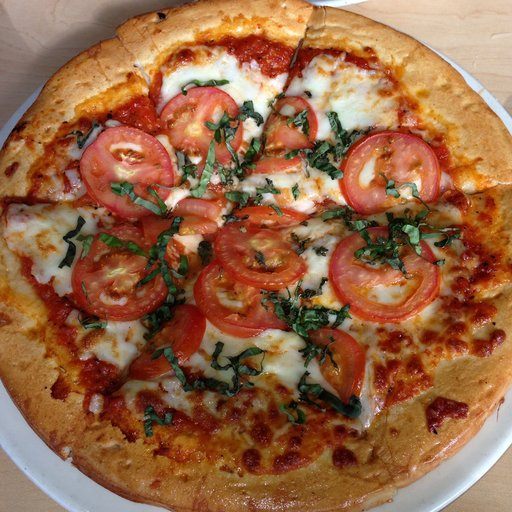
#> input picture Practica 5/images/texturesimages/pizza/3678290.jpg, 512 x 512 px; its folder holds 4 pictures in this run
$ jupyter execute --allow-errors P5_RomeroJordi_BonetJordi.ipynb   (shell and % lines are left out)
#> lines starting #> are read from the running program, lines starting #| are printed output that depends on the picture
### Practica 5/LM_filters.py
'''
The Leung-Malik (LM) Filter Bank, implementation in python

T. Leung and J. Malik. Representing and recognizing the visual appearance of
materials using three-dimensional textons. International Journal of Computer
Vision, 43(1):29-44, June 2001.

Reference: http://www.robots.ox.ac.uk/~vgg/research/texclass/filters.html
'''

import numpy as np
import matplotlib.pyplot as plt

def gaussian1d(sigma, mean, x, ord):
    x = np.array(x)
    x_ = x - mean
    var = sigma**2

    # Gaussian Function
    g1 = (1/np.sqrt(2*np.pi*var))*(np.exp((-1*x_*x_)/(2*var)))

    if ord == 0:
        g = g1
        return g
    elif ord == 1:
        g = -g1*((x_)/(var))
        return g
    else:
        g = g1*(((x_*x_) - var)/(var**2))
        return g

def gaussian2d(sup, scales):
    var = scales * scales
    shape = (sup,sup)
    n,m = [(i - 1)/2 for i in shape]
    x,y = np.ogrid[-m:m+1,-n:n+1]
    g = (1/np.sqrt(2*np.pi*var))*np.exp( -(x*x + y*y) / (2*var) )
    return g

def log2d(sup, scales):
    var = scales * scales
    shape = (sup,sup)
    n,m = [(i - 1)/2 for i in shape]
    x,y = np.ogrid[-m:m+1,-n:n+1]
    g = (1/np.sqrt(2*np.pi*var))*np.exp( -(x*x + y*y) / (2*var) )
    h = g*((x*x + y*y) - var)/(var**2)
    return h

def makefilter(scale, phasex, phasey, pts, sup):

    gx = gaussian1d(3*scale, 0, pts[0,...], phasex)
    gy = gaussian1d(scale,   0, pts[1,...], phasey)

    image = gx*gy

    image = np.reshape(image,(sup,sup))
    return image

def makeLMfilters():
    sup     = 49
    scalex  = np.sqrt(2) * np.array([1,2,3])
    norient = 6
    nrotinv = 12

    nbar  = len(scalex)*norient
    nedge = len(scalex)*norient
    nf    = nbar+nedge+nrotinv
    F     = np.zeros([sup,sup,nf])
    hsup  = (sup - 1)/2

    x = [np.arange(-hsup,hsup+1)]
    y = [np.arange(-hsup,hsup+1)]

    [x,y] = np.meshgrid(x,y)

    orgpts = [x.flatten(), y.flatten()]
    orgpts = np.array(orgpts)

    count = 0
    for scale in range(len(scalex)):
        for orient in range(norient):
            angle = (np.pi * orient)/norient
            c = np.cos(angle)
            s = np.sin(angle)
            rotpts = [[c+0,-s+0],[s+0,c+0]]
            rotpts = np.array(rotpts)
            rotpts = np.dot(rotpts,orgpts)
            F[:,:,count] = makefilter(scalex[scale], 0, 1, rotpts, sup)
            F[:,:,count+nedge] = makefilter(scalex[scale], 0, 2, rotpts, sup)
            count = count + 1

    count = nbar+nedge
    scales = np.sqrt(2) * np.array([1,2,3,4])

    for i in range(len(scales)):
        F[:,:,count]   = gaussian2d(sup, scales[i])
        count = count + 1

    for i in range(len(scales)):
        F[:,:,count] = log2d(sup, scales[i])
        count = count + 1

    for i in range(len(scales)):
        F[:,:,count] = log2d(sup, 3*scales[i])
        count = count + 1

    return F

# Call the make filter function
F = makeLMfilters()
print("LM filters imported, the shape of the filter bank is: ", F.shape)

### Practica 5/P5_RomeroJordi_BonetJordi.ipynb
==============================================================================================
## Practicum 5: Image search using textures

==============================================================================================

The exercises of this notebook will show how we can perform image similarity search using:

- Gaussian filters
- Descriptors based on texture and color

#### Problem we want to solve
- Given a query image **$x$** and a set of images **$X$** we would like to retreive the most similar to **$x$** images from  **$X$**.

## Delivery

Up to **1 point out of 10** will be penalized if the following requirements are not fulfilled:

- Implemented code should be commented.

- The questions introduced in the exercises must be answered.

- Add title to the figures to explain what is displayed.

- Comments need to be in **english**.

- The deliverable must be a file named **P5_Student1_Student2.zip** that includes:
    - The notebook P5_Student1_Student2.ipynb completed with the solutions to the exercises and their corresponding comments.

**Deadline (Campus Virtual): December 8th, 23:00 h**

 The function should return a feature vector obtained by averaging each filter response on the image.

**Hint**: Note that since at this moment we are focusing on the texture, we will not use the color of the images.

## Looking at the images

[cell 1]

import time
import scipy
import numpy as np
import skimage
from skimage import filters
from skimage import io
import os
from skimage.transform import resize

import matplotlib.pyplot as plt
import warnings
warnings.filterwarnings('ignore')

[cell 2]
# Resize dimension 250 x 250
x = 250
y = 250

path = "./images/texturesimages/pizza/"
pizza_images = [resize(skimage.io.imread(path + f), (x, y)) for f in os.listdir(path)]
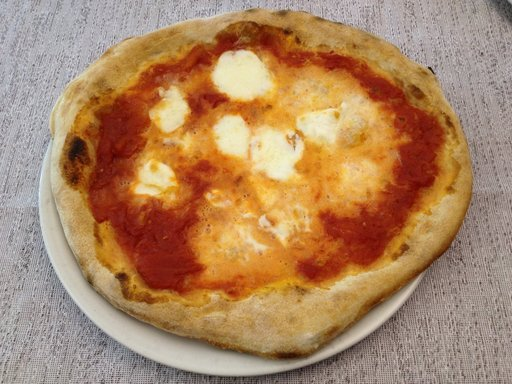
#> input picture Practica 5/images/texturesimages/pizza/3699992.jpg, 512 x 384 px
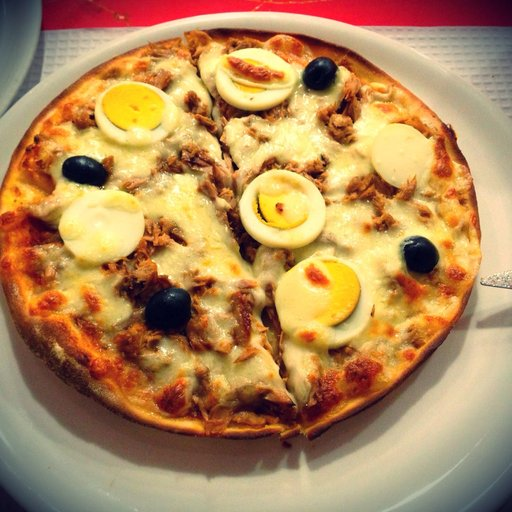
#> input picture Practica 5/images/texturesimages/pizza/3703769.jpg, 512 x 512 px
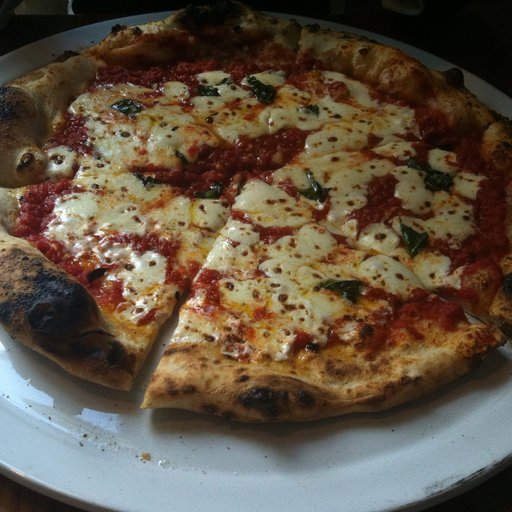
#> input picture Practica 5/images/texturesimages/pizza/3704879.jpg, 512 x 512 px
#> pizza_images = 4 items

path = "./images/texturesimages/fish_and_chips/"
#> (the rest of this cell did not finish here and is left out)

[cell 3]
fig, ax= plt.subplots(ncols=3, nrows=1, figsize=(20,30))

#> (the rest of this cell did not finish here and is left out)

#> (a cell that did not finish here is left out)

# Filter banks

We can apply a collection of multiple filters that we call a filter bank. Note that if we apply $D$ filters our feature vectors will be $D$ dimensional.

The following image shows a filter bank. In the filter bank we typically want filters to capture a combination of scales, orientations of different types of patterns. This particular filter bank is The Leung-Malik (LM) Filter Bank.

## Leung-Malik (LM) Filter Bank

[cell 5]
import LM_filters

[cell 6]
filter_bank = LM_filters.makeLMfilters()
filter_bank.shape

### Plotting all filters

[cell 7]
n_filters = filter_bank.shape[-1]

fig, ax = plt.subplots(ncols=12, nrows=4, figsize=(15,3))

k = 0
for i in range(4):
    for j in range(12):
        ax[i,j].imshow(filter_bank[:,:,k], cmap = 'gray')
        ax[i,j].axis("off")
        k = k + 1
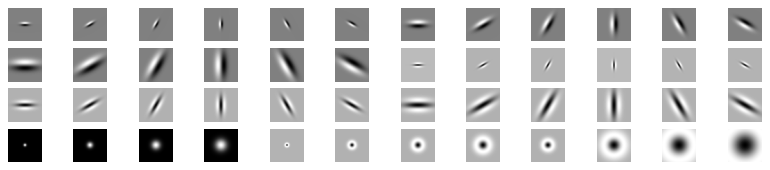
#> figure drawn by matplotlib, 48 panels

## Exercise 5.1 Plot the convolved image by some of the filters

Make a function `visualize_features(im,  filter_bank, n_filters=5)` that recieves the `filter_bank`, an image `im` and an integer `n_filters`.

The function  must make a plot of two rows containing in the first row, in position $k$, the image convolved by filter $k$. In the second row, in position $k$, the image of the k'th filter. The result for `n_filter=5` should look like

#> (a cell that did not finish here is left out)

[cell 9]
from scipy.ndimage.filters import convolve

# [9 lines left out: function visualize_features, not called in this run]

#> (the rest of this cell did not finish here and is left out)

## Exercise 5.2 Constructing a feature vector for a given image

Given $D$ filters from the filter bank and a single image `image`, make a function `features_from_filter_bank(image, filter_bank, n_filters)` that returns a feature vector of shape `n_filters`. The returned vector must contain at position $k$ the mean of the absolute value of the convolved image by filter $k$.

$$
\text{feat}(x) = \left( \text{mean}( |r_1|), \dots,\text{mean}(|r_D|) \right)
$$

[cell 10]
im = skimage.color.rgb2gray(pizza_images[0])
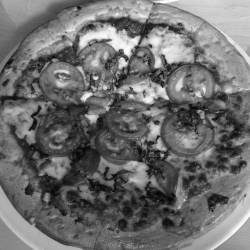
#> im: shape (250, 250) float64; min 0.0155, max 0.996, mean 0.435

def features_from_filter_bank(image, filter_bank, n_filters):
    ## Complete this function
#> called with filter_bank = array of shape (49, 49, 48), n_filters = 48
    im_conv = np.zeros(image.shape)
    features_for_im = np.zeros(n_filters)

    for i in range(n_filters): #We iterate through each filter
        filtered = np.abs(convolve(image, filter_bank[:,:,i])) #Convolve the image with the filter
        features_for_im[i] = filtered.mean() #Apply the mean of the absolute value on the convolution
#> this loop made 48 passes
#> pass 1, in features_from_filter_bank, `filtered = np.abs(convolve(image, filter_bank[:,:,i]))`:
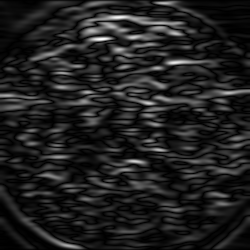
#> filtered: shape (250, 250) float64; min 4.56e-07, max 0.136, mean 0.0172; drawn with min black and max white
#> pass 2, in features_from_filter_bank, `filtered = np.abs(convolve(image, filter_bank[:,:,i]))`:
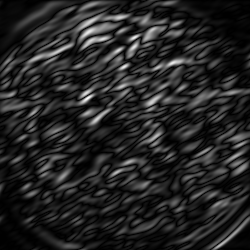
#> filtered: shape (250, 250) float64; min 4.25e-07, max 0.112, mean 0.0164; drawn with min black and max white
#> pass 3, in features_from_filter_bank, `filtered = np.abs(convolve(image, filter_bank[:,:,i]))`:
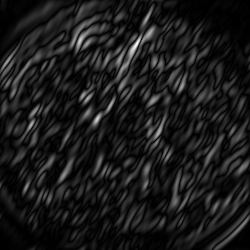
#> filtered: shape (250, 250) float64; min 8.2e-08, max 0.139, mean 0.0148; drawn with min black and max white
#> after the loop, features_for_im = 48 values, max 6.17 at index 39, min 0.000896 at index 33, mean 0.368
    return features_for_im

features_for_im = features_from_filter_bank(im, filter_bank, n_filters)
